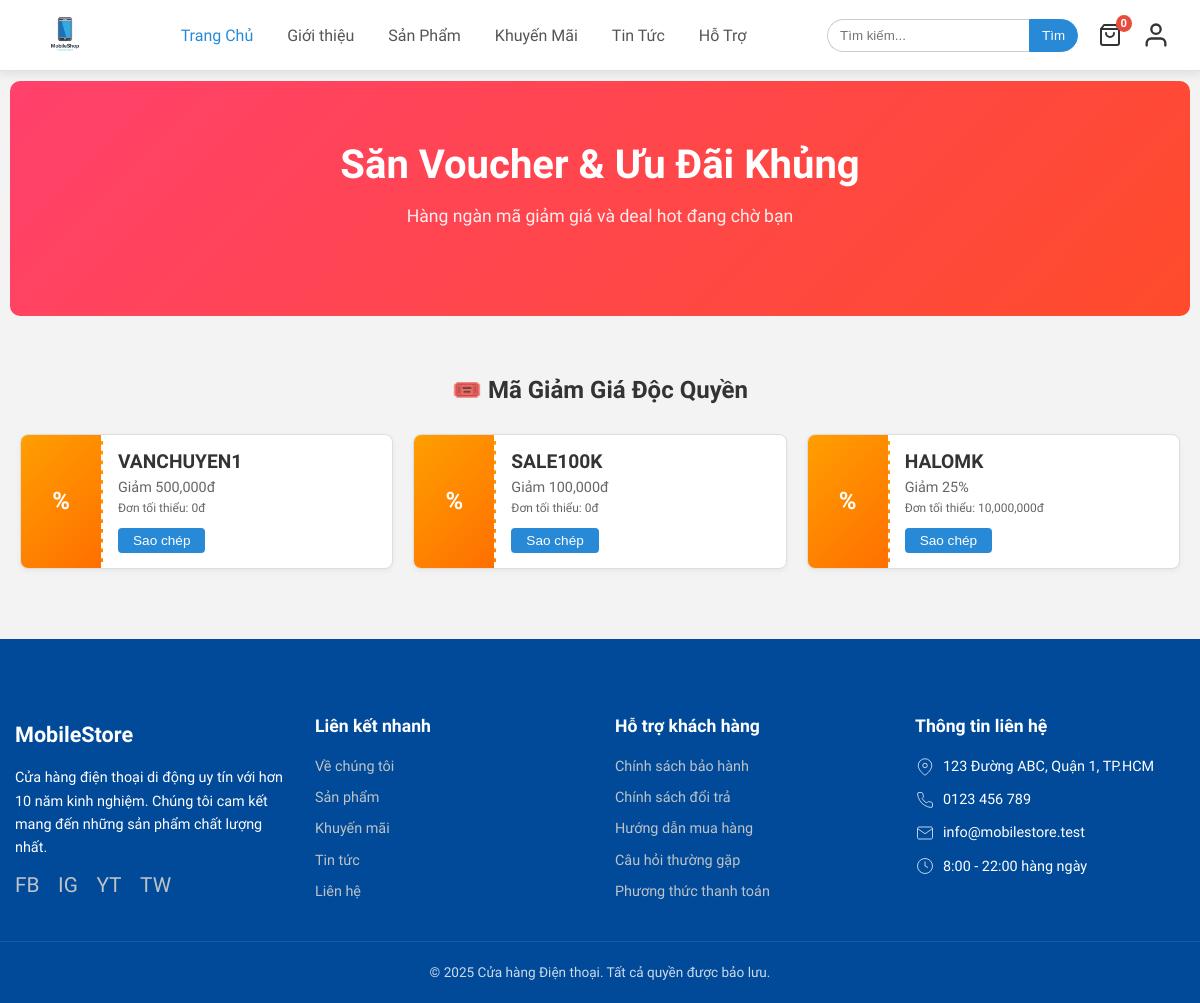
Page /public/page/promotions on the committed database.
### tables this page shows
CREATE TABLE `vouchers` (
  `id` int(11) NOT NULL,
  `code` varchar(50) NOT NULL,
  `type` enum('fixed','percent') NOT NULL DEFAULT 'fixed',
  `value` decimal(10,0) NOT NULL,
  `min_order_value` decimal(10,0) DEFAULT 0,
  `start_date` datetime DEFAULT NULL,
  `end_date` datetime DEFAULT NULL,
  `usage_limit` int(11) DEFAULT 1,
  `usage_count` int(11) DEFAULT 0,
  `is_active` tinyint(1) NOT NULL DEFAULT 1
);

### app/Controllers/PageController.php (called while the page is built, shortened)
<?php
class PageController extends Controller
{
    private $productModel;
    private $voucherModel;
    public function __construct()
    {
        $this->productModel = $this->model('ProductModel');
        $this->voucherModel = $this->model('VoucherModel');
    }
    public function promotions()
    {
        $variants = $this->productModel->getOnSaleVariants();
        $vouchers = $this->voucherModel->getActiveVouchers();
        $data = [
            'title' => 'Săn Voucher & Khuyến Mãi',
            'variants' => $variants,
            'vouchers' => $vouchers
        ];
        $this->view('pages/promotions', $data);
    }
}

### app/core/App.php (called while the page is built, shortened)
<?php
class App
{
    protected $method = 'index';
    public function __construct()
    {
        $url = $this->parseUrl();
        if (isset($url[0])) {
            if (file_exists('../app/Controllers/' . ucfirst($url[0]) . 'Controller.php')) {
                unset($url[0]);
            } else {
                require_once '../app/Controllers/ErrorsController.php';
                $this->controller = 'ErrorsController';
            }
        }
        $this->controller = new $this->controller;
        if (isset($url[1])) {
            if (method_exists($this->controller, $url[1])) {
                $this->method = $url[1];
                unset($url[1]);
            }
        }
        $this->params = $url ? array_values($url) : [];
        call_user_func_array([$this->controller, $this->method], $this->params);
    }
    public function parseUrl()
    {
        if (isset($_GET['url'])) {
            $url = rtrim($_GET['url'], '/');
            $url = filter_var($url, FILTER_SANITIZE_URL);
            $url = explode('/', $url);
            return $url;
        }
        return [];
    }
}

### public/index.php (called while the page is built, shortened)
<?php
$app = new App();

### app/core/Database.php (called while the page is built, shortened)
<?php
class Database
{
    private $host = DB_HOST;
    private $user = DB_USER;
    private $pass = DB_PASS;
    private $dbname = DB_NAME;
    public $dbh;
    private $stmt;
    public function __construct()
    {
        $dsn = 'mysql:host=' . $this->host . ';dbname=' . $this->dbname;
        $options = [
            PDO::ATTR_PERSISTENT => true,
            PDO::ATTR_ERRMODE => PDO::ERRMODE_EXCEPTION,
            PDO::ATTR_DEFAULT_FETCH_MODE => PDO::FETCH_ASSOC,
            PDO::MYSQL_ATTR_INIT_COMMAND => 'SET NAMES utf8'
        ];
        try {
            $this->dbh = new PDO($dsn, $this->user, $this->pass, $options);
        } catch (PDOException $e) {
            $this->error = $e->getMessage();
            echo $this->error;
        }
    }
    public function query($sql)
    {
        $this->stmt = $this->dbh->prepare($sql);
    }
    public function execute()
    {
        return $this->stmt->execute();
    }
    public function resultSet()
    {
        $this->execute();
        return $this->stmt->fetchAll();
    }
}

### app/Models/VoucherModel.php (called while the page is built, shortened)
<?php
class VoucherModel
{
    private $db;
    public function __construct()
    {
        $this->db = new Database;
    }
    public function getActiveVouchers()
    {
        $this->db->query('SELECT * FROM vouchers
                          WHERE is_active = 1
                          AND (start_date IS NULL OR start_date <= NOW())
                          AND (end_date IS NULL OR end_date >= NOW())
                          AND (usage_limit = 0 OR usage_count < usage_limit)
                          ORDER BY value DESC');
        return $this->db->resultSet();
    }
}

### app/Views/pages/promotions.php (the view, shortened to what this page needs)
<div class="promo-header-banner">
    <h1>Săn Voucher & Ưu Đãi Khủng</h1>
    <p>Hàng ngàn mã giảm giá và deal hot đang chờ bạn</p>
</div>
<div class="container">
    <h2 class="section-title" style="text-align: center; margin-bottom: 30px;">🎟️ Mã Giảm Giá Độc Quyền</h2>
    <div class="voucher-grid">
        <?php if (empty($data['vouchers'])) : ?>
            <p style="text-align: center; width: 100%; color: #777;">Hiện tại chưa có mã giảm giá nào.</p>
        <?php else : ?>
            <?php foreach ($data['vouchers'] as $vc) : ?>
                <div class="voucher-ticket">
                    <div class="voucher-left">
                        <span class="voucher-icon">%</span>
                    </div>
                    <div class="voucher-right">
                        <div class="voucher-code"><?php echo htmlspecialchars($vc['code']); ?></div>
                        <div class="voucher-desc">
                            Giảm
                            <?php echo ($vc['type'] == 'percent') ? $vc['value'] . '%' : number_format($vc['value']) . 'đ'; ?>
                            <br>
                            <small>Đơn tối thiểu: <?php echo number_format($vc['min_order_value']); ?>đ</small>
                        </div>
                        <div class="voucher-action">
                            <button class="btn-copy-code" onclick="copyToClipboard('<?php echo $vc['code']; ?>')">Sao chép</button>
                        </div>
                    </div>
                </div>
            <?php endforeach; ?>
        <?php endif; ?>
    </div>
</div>

### public/css/style.css (style rules this page uses)
:root { --primary-color: #288ad6; --primary-dark: #1b6cb8; --text-color: #333; --bg-color: #f3f3f3; --white: #fff; --red: #d0021b; --orange: #ff9f00; --green: #28a745; --border-color: #e0e0e0; --shadow: 0 2px 10px rgba(0, 0, 0, 0.1); }
body { font-family: "Be Vietnam Pro", sans-serif; background-color: var(--bg-color); color: var(--text-color); margin: 0; padding: 0; }
.container { max-width: 1200px; margin: 0 auto; padding: 10px; }
.promo-header-banner { background: linear-gradient(135deg, #ff416c 0%, #ff4b2b 100%); color: var(--white); padding: 60px 30px; border-radius: 10px; text-align: center; margin-bottom: 30px; }
.promo-header-banner h1 { font-size: 2.5rem; margin: 0 0 10px 0; }
.promo-header-banner p { font-size: 1.1rem; margin-bottom: 30px; opacity: 0.9; }

### app/Views/pages/promotions.php (style rules this page uses)
.voucher-grid { display: grid; grid-template-columns: repeat(auto-fill, minmax(300px, 1fr)); gap: 20px; }
.voucher-ticket { display: flex; background: #fff; border: 1px solid #ddd; border-radius: 8px; overflow: hidden; box-shadow: 0 2px 5px rgba(0, 0, 0, 0.05); transition: 0.3s; }
.voucher-left { width: 80px; background: linear-gradient(135deg, #ff9f00 0%, #ff6f00 100%); display: flex; align-items: center; justify-content: center; color: #fff; font-size: 24px; font-weight: bold; border-right: 2px dashed #fff; position: relative; }
.voucher-right { flex: 1; padding: 15px; display: flex; flex-direction: column; justify-content: center; }
.voucher-code { font-size: 1.2rem; font-weight: bold; color: #333; margin-bottom: 5px; }
.voucher-desc { font-size: 0.9rem; color: #666; margin-bottom: 10px; line-height: 1.4; }
.btn-copy-code { background: #288ad6; color: #fff; border: none; padding: 5px 15px; border-radius: 4px; cursor: pointer; font-size: 0.85rem; width: fit-content; }

### rows in the picture
vouchers: code "VANCHUYEN1", value "500,000", min_order_value "0"
vouchers: code "SALE100K", value "100,000", min_order_value "0"
vouchers: code "HALOMK", value "25", min_order_value "10,000,000"

### other values in the picture
$cart_total_quantity "0"
SITENAME "Cửa hàng Điện thoại"
